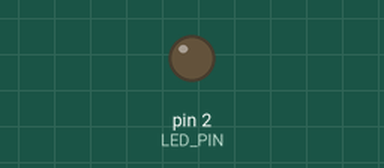
This sketch was run on a simulated Arduino Uno, built with avr-gcc and run on an emulated ATmega328P. Shown: output pins drawn as LEDs (lit = HIGH).

Above: at 0.7 s.
At 2.62 s:
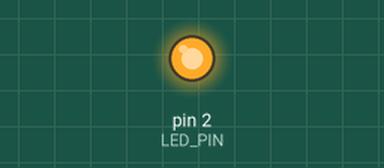
Timing chart, 0 to 3.0 s (numbered marks = the images above):
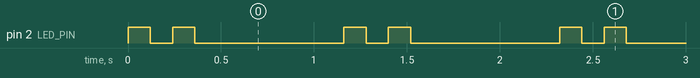

The sketch:

week16_main.ino
```cpp
const int LED_PIN = 2;

void setup() {
  pinMode(LED_PIN, OUTPUT);
}

void loop() {
  // Stable final demo heartbeat effect
  digitalWrite(LED_PIN, HIGH); delay(120);
  digitalWrite(LED_PIN, LOW);  delay(120);
  digitalWrite(LED_PIN, HIGH); delay(120);
  digitalWrite(LED_PIN, LOW);  delay(800);
}
```

Measured:
- by itself, pin 2 (LED_PIN): repeats every 1.2 s: LOW 0.12 s, HIGH 0.12 s, LOW 0.80 s, HIGH 0.12 s
- by itself, everything shown: repeats every 1.2 s, in 4 steps
